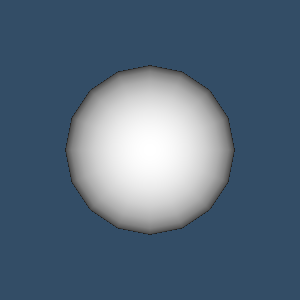

This chart was generated by the following Python code:
#!/usr/bin/env python

# Write a sphere as OBJ, re-read it, and render.

import os
import tempfile

import vtkmodules.vtkInteractionStyle  # noqa: F401
import vtkmodules.vtkRenderingFreeType  # noqa: F401
import vtkmodules.vtkRenderingOpenGL2  # noqa: F401

from vtkmodules.vtkFiltersSources import vtkSphereSource
from vtkmodules.vtkIOGeometry import (
    vtkOBJReader,
    vtkOBJWriter,
)
from vtkmodules.vtkRenderingCore import (
    vtkActor,
    vtkPolyDataMapper,
    vtkRenderWindow,
    vtkRenderWindowInteractor,
    vtkRenderer,
)

# Create a sphere
sphere_source = vtkSphereSource()
sphere_source.SetThetaResolution(16)
sphere_source.SetPhiResolution(16)
sphere_source.Update()

# Write to OBJ
temp_dir = tempfile.mkdtemp()
obj_file = os.path.join(temp_dir, "sphere.obj")

obj_writer = vtkOBJWriter()
obj_writer.SetFileName(obj_file)
obj_writer.SetInputConnection(sphere_source.GetOutputPort())
obj_writer.Write()

# Re-read OBJ
obj_reader = vtkOBJReader()
obj_reader.SetFileName(obj_file)
obj_reader.Update()

# Mapper
poly_mapper = vtkPolyDataMapper()
poly_mapper.SetInputConnection(obj_reader.GetOutputPort())

# Actor
obj_actor = vtkActor()
obj_actor.SetMapper(poly_mapper)

# Renderer
renderer = vtkRenderer()
renderer.AddActor(obj_actor)
renderer.SetBackground(0.2, 0.3, 0.4)

# Render window
render_window = vtkRenderWindow()
render_window.AddRenderer(renderer)
render_window.SetWindowName("obj polydata writer")
render_window.SetMultiSamples(0)
render_window.SetSize(300, 300)

# Interactor
interactor = vtkRenderWindowInteractor()
interactor.SetRenderWindow(render_window)

# Scene
renderer.ResetCamera()

interactor.Initialize()
interactor.Start()

# Clean up
os.remove(obj_file)
os.rmdir(temp_dir)
